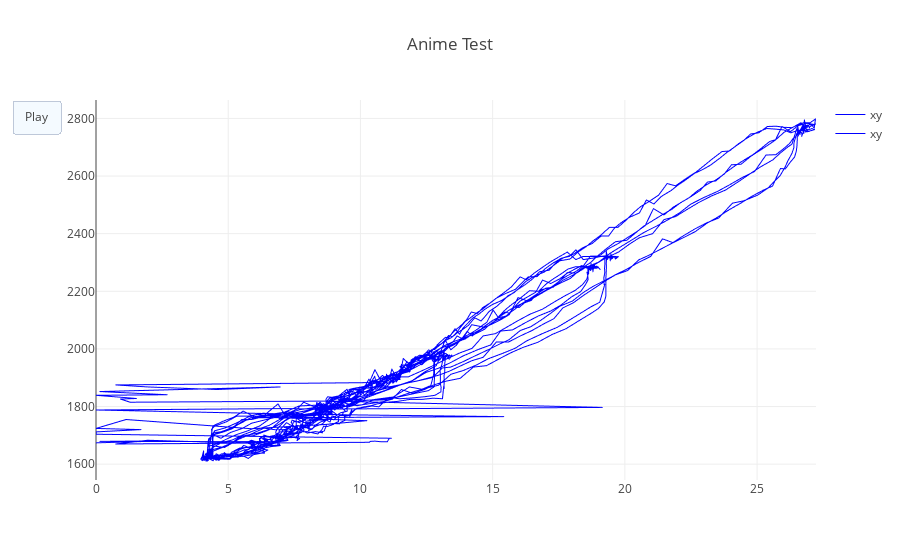

Notebook code for this chart:
### Code cell
trace0 = go.Scattergl(
        x = ynew[20:], #[20:] offsets one axis to match the time
        y = SensorData,
        name ="xy",
        mode = 'lines',
        line=dict(
            width=1, color='blue'
        )
)
data2 = [trace0,trace0]

layout2=dict(
            title='Anime Test', hovermode='closest',
            updatemenus= [{'type': 'buttons',
                           'buttons': [{'label': 'Play',
                                        'method': 'animate',
                                        'args': [None]}]}])

M = len(SensorData)//10
x2 = ynew[::10]
y2 = SensorData[::10]
frames2=[dict(data=[dict(x=[x2[k]], 
                        y=[y2[k]], 
                        mode='markers', 
                        marker=dict(color='red', size=10)
                        )
                  ]) for k in range(M)]  

# steps = []
# for i in range(len(data)):
#     step = dict(
#         method = 'restyle',  
#         args = ['visible', [False] * len(data)],
#     )
#     step['args'][1][i] = True # Toggle i'th trace to "visible"
#     steps.append(step)

# sliders = [dict(
#     active = 10,
#     currentvalue = {"prefix": "Frequency: "},
#     pad = {"t": 50},
#     steps = steps
# )]
# layout = dict(sliders=sliders)
# fig = dict(data=data, layout=layout)
# py.iplot(fig, filename='Sine Wave Slider')

figure2 = dict(data=data2, layout=layout2, frames=frames2)
iplot(figure2, filename='scatter')

### Figure 1 — Plotly figure (JSON) as saved in the notebook; plotly's stock layout.template omitted (floating-point values rounded to 4 significant figures; data arrays with more than 128 entries replaced by an {"elided": "..."} marker saying what was removed)
{"data": [{"line": {"color": "blue", "width": 1}, "mode": "lines", "name": "xy", "type": "scattergl", "x": {"elided": "2345 float values"}, "y": {"elided": "2366 str values"}}, {"line": {"color": "blue", "width": 1}, "mode": "lines", "name": "xy", "type": "scattergl", "x": {"elided": "2345 float values"}, "y": {"elided": "2366 str values"}}], "layout": {"hovermode": "closest", "title": "Anime Test", "updatemenus": [{"buttons": [{"args": [null], "label": "Play", "method": "animate"}], "type": "buttons"}]}}
